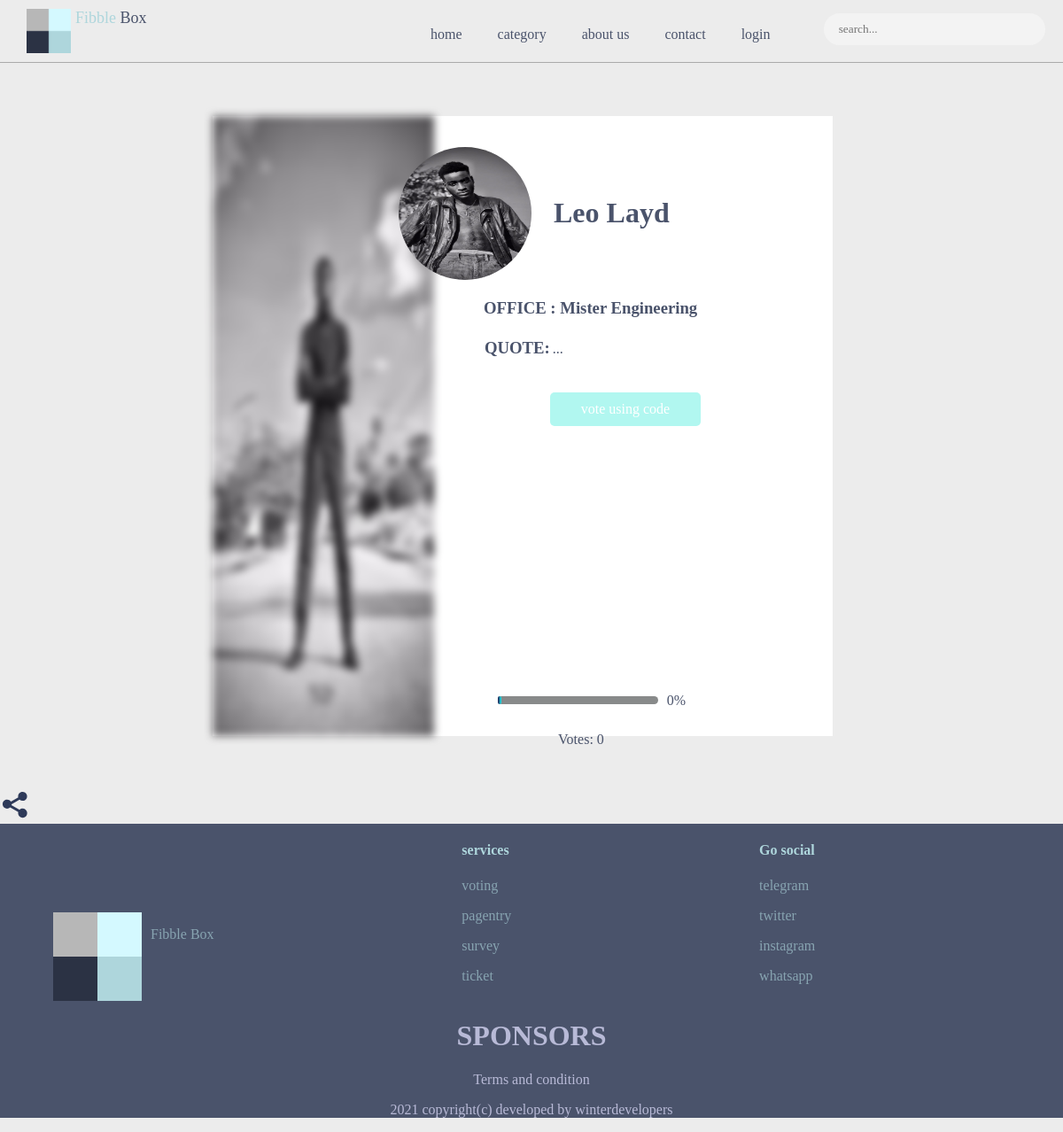
The app's page /candidate/11/ with its own data.
### fibblebox_app/models.py (models this page shows, shortened)
class Candidate(models.Model):
    event = models.ForeignKey(Event, on_delete=models.CASCADE, related_name='event_candidate')
    office = models.ForeignKey(Office, on_delete=models.CASCADE, related_name='candidate_office', null=True)
    name = models.CharField(max_length=100)
    quote = models.CharField(max_length=250)
    background_image = models.ImageField()
    personal_image = models.ImageField()
    votes = models.IntegerField()
    @property
    def background_image_URL(self):
        try:
            image =   self.background_image.url
        except:
            image = ''
        return image
    @property
    def personal_image_URL(self):
        try:
            image = self.personal_image.url
        except:
            image = ''
        return image
        total_votes = sum([vote  for vote in range(0,self.votes - 1)])
        return total_votes

class Office(models.Model):
    event = models.ForeignKey(Event, on_delete=models.CASCADE, related_name='event_office')
    office_name = models.CharField(max_length=200)
    @property
    def office_total_votes(self):
        votes = self.candidate_office.all()
        office_votes = sum([x.votes for x in votes])
        return office_votes
    def __str__(self):
        return self.office_name

### fibblebox_app/views.py (the view, shortened to what this page needs)
# urls.py: path('candidate/<slug:id>/', candidate, name='candidate'),
def candidate(request, id):
    candidate = get_object_or_404(Candidate, id=id)
    coupon_code = votingCode.objects.all()
    share_string = 'vote me'
    coupon_list = []
    for x in coupon_code:
        coupon_list.append(x.coupon)
    print(coupon_list)
    context = {'candidate':candidate, 'share_string':share_string}
    template_name = 'candidate.html'
    return render(request, template_name, context)

### templates/candidate.html (shortened to what this page needs)
{% extends "base.html" %}
{% load static %}
{% block content %}
<div class="candidate">
    <img src="{{candidate.background_image_URL}}" alt='image'>
    <img class="candidate-img" src="{{candidate.personal_image_URL}}" alt="personal-image">
    <h1>{{candidate.name}}</h1>
    <div>
        <h3 style="margin-bottom: 3px; margin-top: 30px; margin-left: 25px;">OFFICE : {{candidate.office}}</h3>
        <div style="display: flex; flex-direction: row; margin-top: 1px;">
            <h3 style="padding: 1px; margin-left: 25px;">QUOTE: </h3>
            <p class="candidate-quote" style="inline-size: 170px;">{{candidate.quote}}</p>
        </div>
        <div style="position: relative;">
            <div id="candidate-code" class="candidate-code" > vote using code</div>
        </div>
       <div class="candidate-vote">
        </div>
        <div class="candidate-submit">
        </div>
        <div style="position: relative; height: 200px;">
            <div style="position: absolute; top:120%; left: 40%;"> Votes: {{candidate.votes}}</div>
            <div style="position: absolute; top:100%; left: 15%; background-color: rgb(136, 138, 138); height: 5px; width:65%; padding: 2px; border-radius: 5px;" ></div>
            <div style="position: absolute; top:100%; left: 15%;background-image:linear-gradient(to right, rgb(27, 18, 75),rgb(30, 247, 247));
             height:5px; width:{% widthratio candidate.votes candidate.office.office_total_votes 65 %}%; padding:2px; border-radius:5px;" ></div>
            <div style="position: absolute; top:98%; left: 85%;"> {% widthratio candidate.votes candidate.office.office_total_votes 100 %}% </div>
        </div>
    </div>
</div>
<div style="display: flex; flex-direction: row;" >
    <div id="candidate-share" class="candidate-share">
    </div>
</div>
{% endblock %}

### static/css/fibblebox.css (style rules this page uses)
:root { --font-color: #4A536B; --background-color: rgb(236, 236, 236); --background-color-dark: #4A536B; --background-color-form-input: #D4F9FF; }
body { margin: 0px; padding: 0px; color : var(--font-color); font-family: 'Poppins'; background-color: var(--background-color); }
.candidate { margin: 5% 20%; height: 700px; width: 700px; background-color: white; position: relative; }
.candidate > h1 { position: absolute; top: 10%; left: 55%; }
.candidate > img:first-child { width: 250px; height: 700px; filter: blur(5px); -webkit-filter:blur(5px); }
.candidate-img { width:150px; height:150px; border-radius: 50%; position: absolute; top: 5%; left:30%; }
.candidate > div { position: absolute; top:25%; left:40%; padding: 1px; }
.candidate-code { padding: 10px; background-color: rgb(177, 247, 240); width: 150px; color: white; margin-top: 20px; margin-left: 100px; border-radius: 5px; text-align: center; }
.candidate-submit { display: flex; flex-direction: row; background-color: rgb(255, 255, 255); height: 45px; width: 165px; color: white; margin-top: 20px; margin-left: 100px; border-radius: 5px; }
.candidate-vote { display: flex; flex-direction: row; padding: 10px; margin-top: 20px; margin-left: 85px; }
.candidate-quote { inline-size: 200px; margin-top: 23px; padding-left: 2px; }

### static/css/fibblebox_mobile.css (style rules this page uses)
:root { --font-color: #4A536B; --background-color: rgb(236, 236, 236); --background-color-dark: #4A536B; --background-color-form-input: #D4F9FF; }

### records on screen
Candidate: background_image_URL (picture), personal_image_URL (picture), name "Leo Layd", office "Mister Engineering", quote "...", votes "0", votes+office "0"
